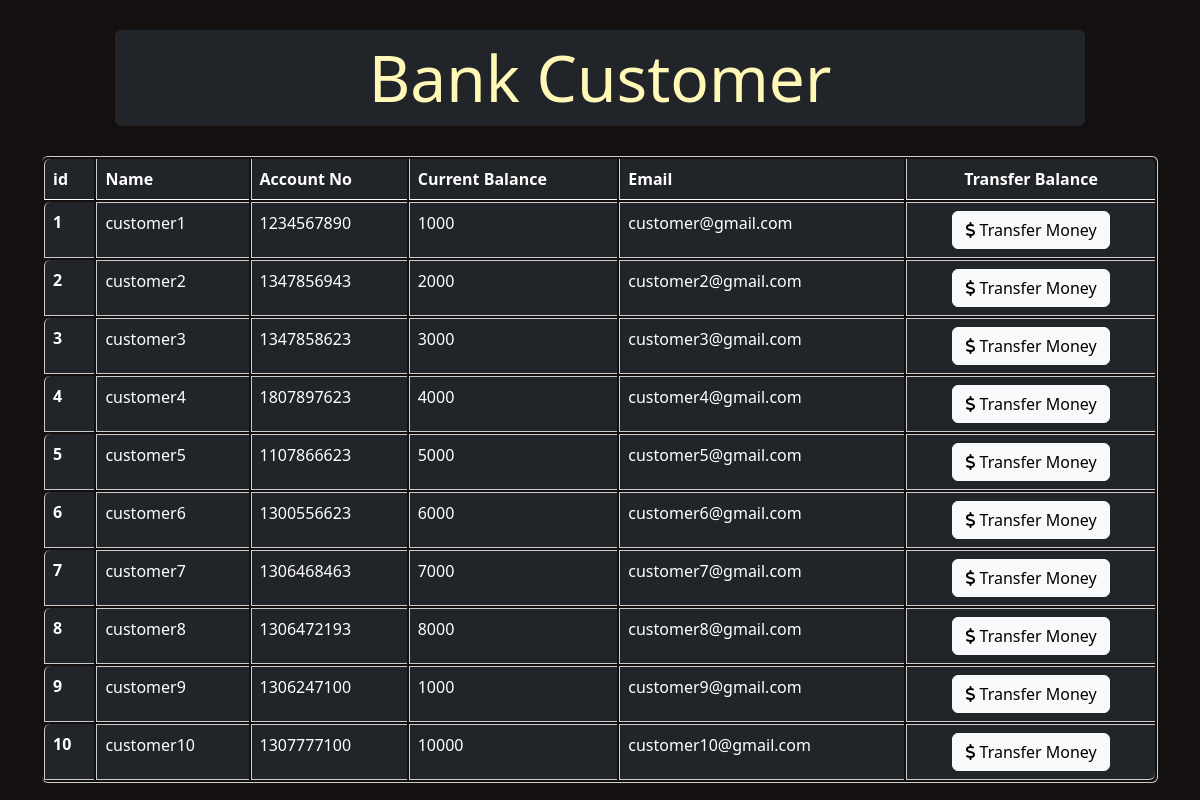
/customer.php, run on the app's committed database.
### tables this page shows
CREATE TABLE `customer` (
  `id` int(100) NOT NULL,
  `name` text NOT NULL,
  `accountno` int(10) NOT NULL,
  `currentbalance` int(100) NOT NULL,
  `email` varchar(20) NOT NULL
);

### retrieve-data.php (called while the page is built)
<?php
include 'dbcon.php';
$query = "select * from customer";
$result = mysqli_query($dbcon,$query);
 ?>

### customer.php (the view, shortened to what this page needs)
<!DOCTYPE html>
<html lang="en" dir="ltr">
  <head>
    <link href="https://cdn.jsdelivr.net/npm/bootstrap@5.0.2/dist/css/bootstrap.min.css" rel="stylesheet">
    <link href="https://cdn.jsdelivr.net/npm/bootstrap@5.2.0-beta1/dist/css/bootstrap.min.css" rel="stylesheet">
    <link rel="stylesheet" href="css\styles.css?v=<?php echo time(); ?>">
    <link rel="stylesheet" href="https://cdnjs.cloudflare.com/ajax/libs/font-awesome/6.1.1/css/all.min.css">
  </head>
  <body class="customer-body">
    <div class="customer-title">
      Bank Customer
    </div>
    <div class="container mt-2">
    <div class="row">
        <div class="col-md-12">
            <table class="table table-hover table-dark table-curved">
              <thead>
                <tr>
                  <th scope="col">id</th>
                  <th scope="col">Name</th>
                  <th scope="col">Account No</th>
                  <th scope="col">Current Balance</th>
                  <th scope="col">Email</th>
                  <th scope="col" class="transaction-button-heading">Transfer Balance</th>
                </tr>
              </thead>
              <tbody>
                <?php include 'retrieve-data.php'; ?>
                <?php if ($result->num_rows > 0): ?>
                <?php while($array=mysqli_fetch_row($result)): ?>
                <tr>
                    <th scope="row"><?php echo $array[0];?></th>
                    <td><?php echo $array[1];?></td>
                    <td><?php echo $array[2];?></td>
                    <td><?php echo $array[3];?></td>
                    <td><?php echo $array[4];?></td>
                    <td align="center"><a href="perform-transaction.php?id=<?php echo $array[0];?>"> <button type="button" class="btn btn-light transaction-button"><i class="fa-solid fa-dollar-sign"></i> Transfer Money</button> </a> </td>
                </tr>
                <?php endwhile; ?>
                <?php else: ?>
                <tr>
                   <td colspan="3" rowspan="1" headers="">No Data Found</td>
                </tr>
                <?php endif; ?>
              </tbody>
            </table>
        </div>
    </div>
</div>
  </body>
</html>

### CSS/styles.css (style rules this page uses)
.customer-body { background-color: #141010; }
.customer-title { text-align: center; color: #FFF8B6; font-size: 4rem; background-color: #212529; margin: 30px 115px 30px 115px; border-radius: 6px; }
.transaction-button-heading { text-align: center; }
.table-curved { border-collapse: separate; }
.table-curved { border: solid #ccc 1px; border-radius: 6px; border-left: 0px; }
.table-curved td, .table-curved th { border-left: 1px solid #ccc; border-top: 1px solid #ccc; }
.table-curved th { border-top: none; }
.table-curved th:first-child { border-radius: 6px 0 0 0; }
.table-curved th:last-child { border-radius: 0 6px 0 0; }
.table-curved tr:last-child td:last-child { border-radius: 0 0 6px 0; }

### data on the page
customer: id "1", name "customer1", accountno "1234567890", currentbalance "1000", email "customer@gmail.com"
customer: id "2", name "customer2", accountno "1347856943", currentbalance "2000", email "customer2@gmail.com"
customer: id "3", name "customer3", accountno "1347858623", currentbalance "3000", email "customer3@gmail.com"
customer: id "4", name "customer4", accountno "1807897623", currentbalance "4000", email "customer4@gmail.com"
customer: id "5", name "customer5", accountno "1107866623", currentbalance "5000", email "customer5@gmail.com"
customer: id "6", name "customer6", accountno "1300556623", currentbalance "6000", email "customer6@gmail.com"
customer: id "7", name "customer7", accountno "1306468463", currentbalance "7000", email "customer7@gmail.com"
customer: id "8", name "customer8", accountno "1306472193", currentbalance "8000", email "customer8@gmail.com"
customer: id "9", name "customer9", accountno "1306247100", currentbalance "1000", email "customer9@gmail.com"
customer: id "10", name "customer10", accountno "1307777100", currentbalance "10000", email "customer10@gmail.com"
